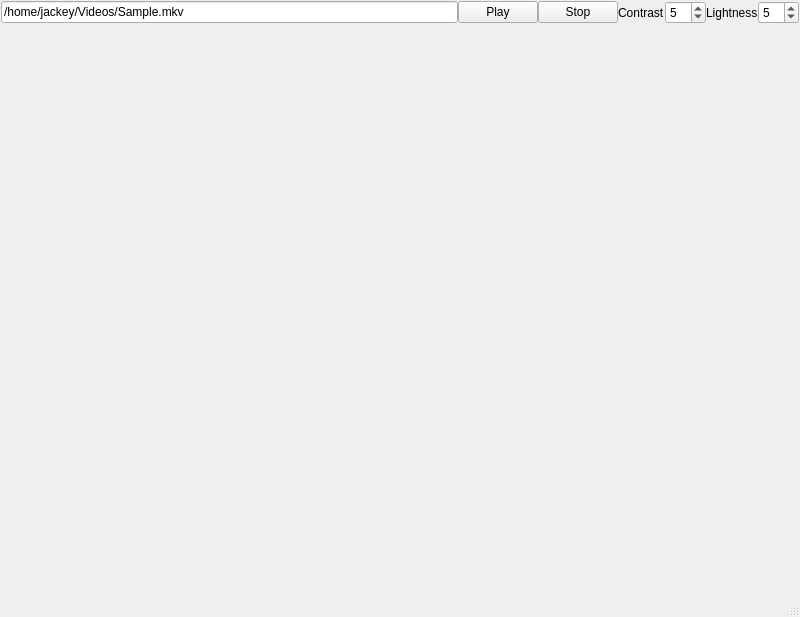
<?xml version="1.0" encoding="UTF-8"?>
<ui version="4.0">
 <class>MainWindow</class>
 <widget class="QMainWindow" name="MainWindow">
  <property name="geometry">
   <rect>
    <x>0</x>
    <y>0</y>
    <width>800</width>
    <height>617</height>
   </rect>
  </property>
  <property name="windowTitle">
   <string>MainWindow</string>
  </property>
  <widget class="QWidget" name="centralwidget">
   <layout class="QGridLayout" name="layoutGWidget">
    <property name="leftMargin">
     <number>1</number>
    </property>
    <property name="topMargin">
     <number>1</number>
    </property>
    <property name="rightMargin">
     <number>1</number>
    </property>
    <property name="bottomMargin">
     <number>1</number>
    </property>
    <property name="spacing">
     <number>0</number>
    </property>
    <item row="0" column="4">
     <widget class="QSpinBox" name="spinBoxContrast">
      <property name="maximum">
       <number>10</number>
      </property>
      <property name="value">
       <number>5</number>
      </property>
     </widget>
    </item>
    <item row="0" column="2">
     <widget class="QPushButton" name="btnStop">
      <property name="text">
       <string>Stop</string>
      </property>
     </widget>
    </item>
    <item row="0" column="1">
     <widget class="QPushButton" name="btnPlay">
      <property name="text">
       <string>Play</string>
      </property>
     </widget>
    </item>
    <item row="0" column="5">
     <widget class="QLabel" name="labelLightness">
      <property name="text">
       <string>Lightness</string>
      </property>
     </widget>
    </item>
    <item row="0" column="3">
     <widget class="QLabel" name="labelContrast">
      <property name="text">
       <string>Contrast</string>
      </property>
     </widget>
    </item>
    <item row="0" column="6">
     <widget class="QSpinBox" name="spinBoxLightness">
      <property name="maximum">
       <number>10</number>
      </property>
      <property name="value">
       <number>5</number>
      </property>
     </widget>
    </item>
    <item row="0" column="0">
     <widget class="QLineEdit" name="lineUrl">
      <property name="text">
       <string>/home/jackey/Videos/Sample.mkv</string>
      </property>
     </widget>
    </item>
    <item row="1" column="0" colspan="7">
     <widget class="FFmpegWidget" name="wgtPlayer" native="true"/>
    </item>
   </layout>
  </widget>
  <widget class="QStatusBar" name="statusbar"/>
 </widget>
 <customwidgets>
  <customwidget>
   <class>FFmpegWidget</class>
   <extends>QWidget</extends>
   <header>ffmpegwidget.h</header>
   <container>1</container>
  </customwidget>
 </customwidgets>
 <resources/>
 <connections/>
</ui>
